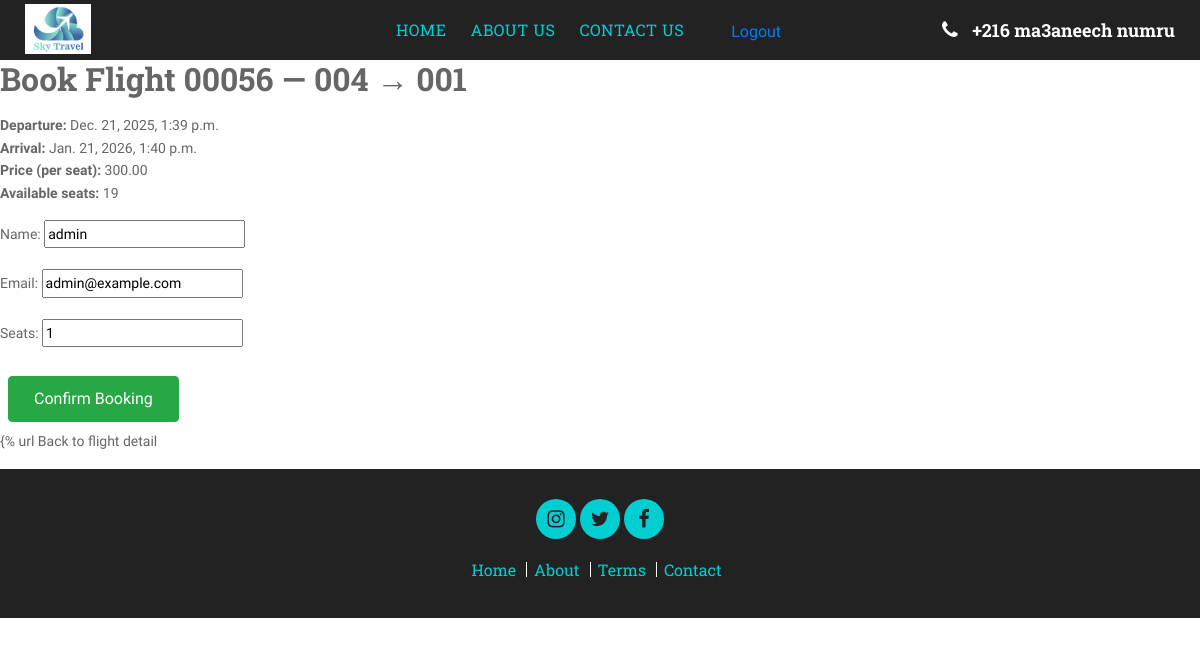
The app's page /flight/3/book/ (signed in) with its own data.
### reservations/models.py (models this page shows, shortened)
class Flight(models.Model):
    number = models.CharField(max_length=10)
    origin = models.ForeignKey(Airport, related_name='departures', on_delete=models.CASCADE)
    destination = models.ForeignKey(Airport, related_name='arrivals', on_delete=models.CASCADE)
    departure_time = models.DateTimeField()
    arrival_time = models.DateTimeField()
    price = models.DecimalField(max_digits=10, decimal_places=2)
    seats = models.PositiveIntegerField()
    @property
    def available_seats(self):
        booked = self.booking_set.aggregate(total=Sum("seats")).get("total") or 0
        return max(self.seats - booked, 0)
    class Meta:
        constraints = [
            models.CheckConstraint(
                check=Q(arrival_time__gt=F("departure_time")),
                name="arrival_after_departure",
            ),
            models.CheckConstraint(
                check=Q(price__gte=0) & Q(seats__gte=0),
                name="non_negative_price_seats",
            ),
        ]

class Airport(models.Model):
    code = models.CharField(max_length=10, unique=True)
    name = models.CharField(max_length=100)
    city = models.CharField(max_length=100)
    country = models.CharField(max_length=100)

### reservations/views.py (the view, shortened to what this page needs)
# urls.py: path('flight/<int:pk>/book/', views.flight_book_page, name='flight_book_page'),  # Booking page (login required)
@login_required(login_url='login')
def flight_book_page(request, pk):
    flight = get_object_or_404(Flight, pk=pk)
    booked_seats = Booking.objects.filter(flight=flight).aggregate(total=Sum("seats")).get("total") or 0
    available_seats = max(flight.seats - booked_seats, 0)
    initial = {
        "name": request.user.get_full_name() or request.user.username,
        "email": request.user.email or ""
    }
    form = BookingForm(request.POST or None, initial=initial)
    return render(request, "reservations/flight_book_page.html", {
        "flight": flight,
        "form": form,
        "available_seats": available_seats
    })

### reservations/forms.py
class BookingForm(forms.Form):
    name = forms.CharField(max_length=100)
    email = forms.EmailField()
    seats = forms.IntegerField(min_value=1, initial=1)

### templates/reservations/flight_book_page.html (shortened to what this page needs)
{% extends 'base_template/base.html' %}
<h2>Book Flight {{ flight.number }} — {{ flight.origin.code }} → {{ flight.destination.code }}</h2>
<p>
  <strong>Departure:</strong> {{ flight.departure_time }}<br>
  <strong>Arrival:</strong> {{ flight.arrival_time }}<br>
  <strong>Price (per seat):</strong> {{ flight.price }}<br>
  <strong>Available seats:</strong> {{ flight.available_seats }}
</p>
<form method="post">
  {{ form.as_p }}
  <button type="submit" class="btn btn-success">Confirm Booking</button>
</form>
<p>{% url Back to flight detail</a></p>

### static/css/hover-style.css (style rules this page uses)
body { background-color:#f1f1f2 }

### static/css/style.css (style rules this page uses)
* { box-sizing: border-box; }
body { color: #666; font-family: 'Raleway', sans-serif; font-weight: 400; background: #ffffff; }
p { color: #666; font-size: 14px; line-height: 24px; padding: 0; margin: 0 0 15px 0; }
h1, h2, h3, h4, h5, h6 { font-family: 'Roboto Slab', serif; margin: 0; padding: 0; color: #666; font-weight: 700; }
.btn { margin: 5px; }
h1, h2, h3, h4, h5, h6 { margin-bottom: 1rem; }
p { margin-bottom: 1rem; line-height: 1.6; }
.btn { margin: 8px !important; padding: 10px 25px !important; font-weight: 500 !important; transition: all 0.3s ease !important; }
h1, h2, h3, h4, h5, h6 { margin-bottom: 1rem !important; }
p { margin-bottom: 1rem !important; line-height: 1.6 !important; }

### records on screen
Flight: number "00056", origin.code "004", destination.code "001", departure_time "Dec. 21, 2025, 1:39 p.m.", arrival_time "Jan. 21, 2026, 1:40 p.m.", price "300.00", available_seats "19"
